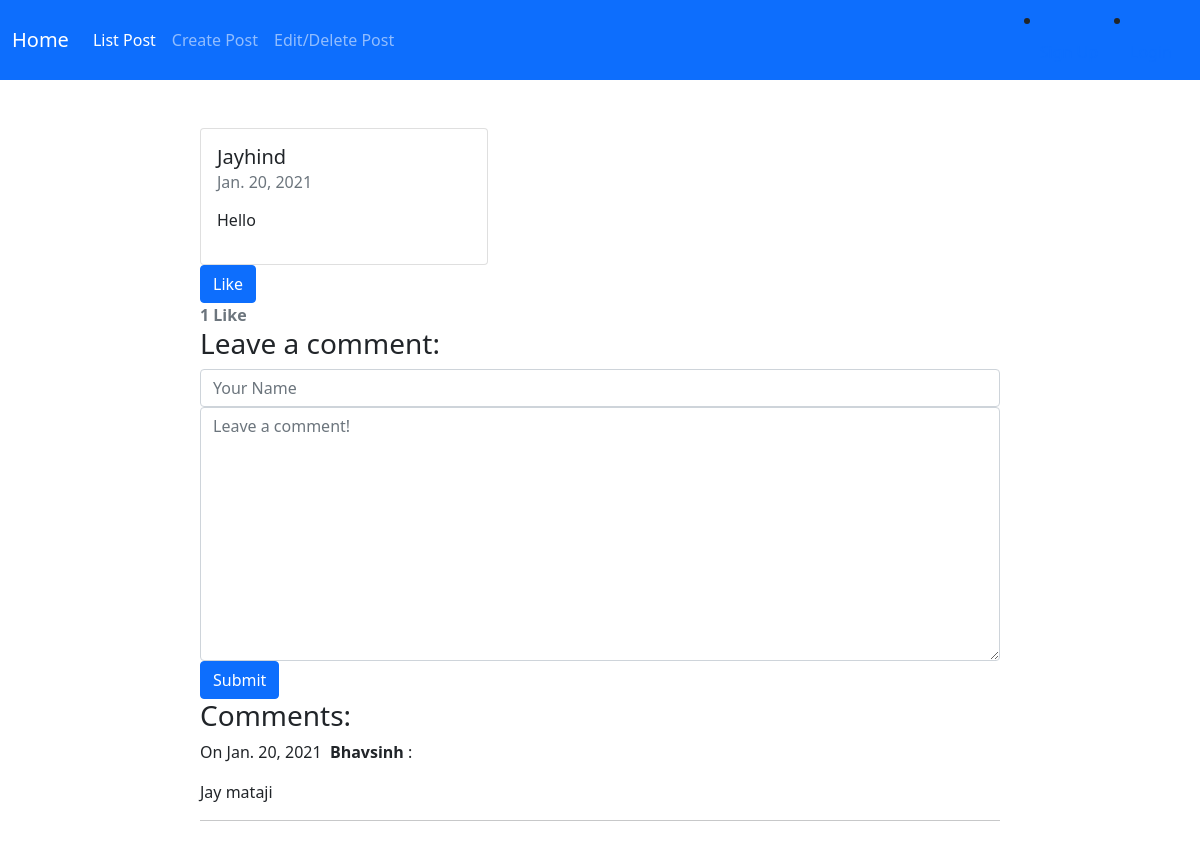
The app's page /4, older data.
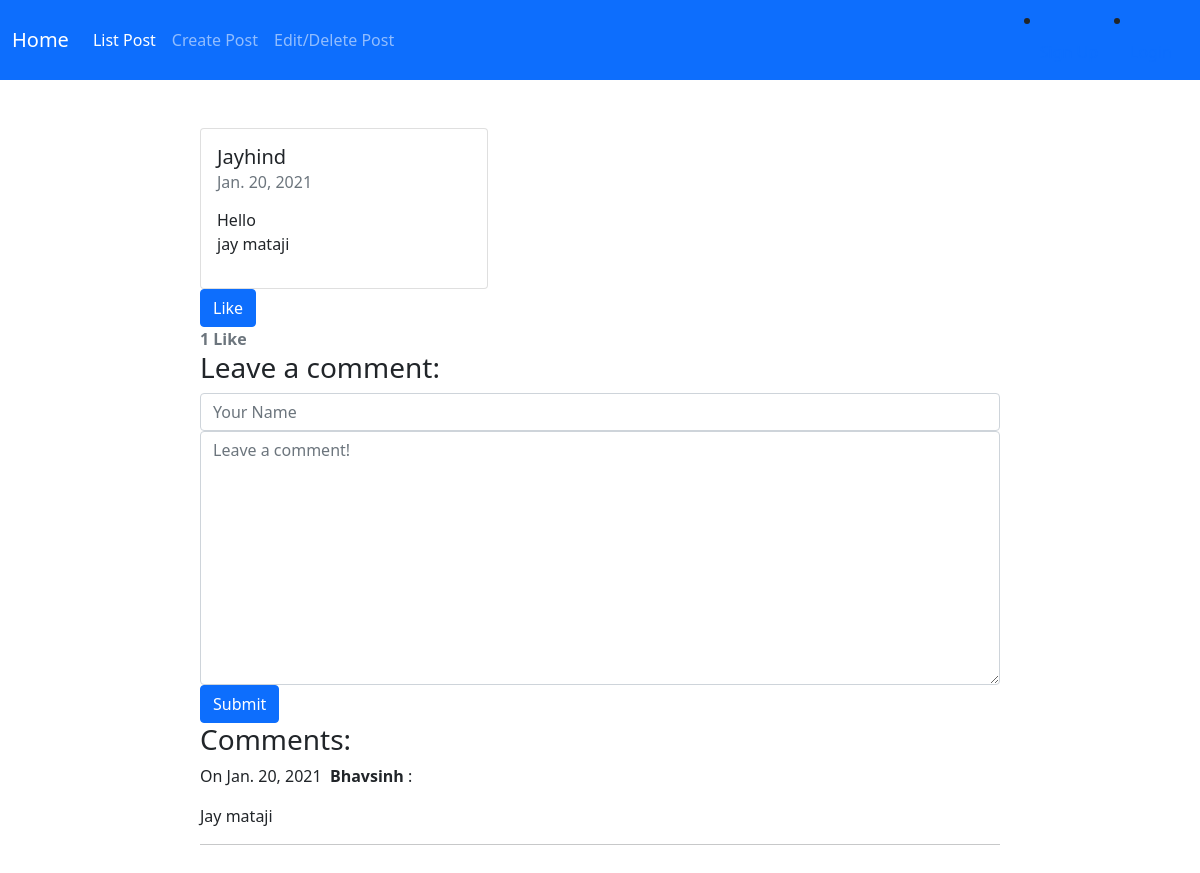
The same page, newer data.
### BlogApp/models.py (models this page shows, shortened)
class Post(models.Model):
    title = models.CharField(max_length=5000)
    content = models.TextField()
    created_on = models.DateTimeField(auto_now_add=True)
    likes = models.ManyToManyField(User, related_name='blogpost_like', blank=True)
    def number_of_likes(self):
        return self.likes.count()

### BlogApp/views.py (the view, shortened to what this page needs)
# urls.py: path("<int:id>", views.blog_detail, name="blog_detail"),
def blog_detail(request, id):
    post = Post.objects.get(pk=id)
    form = CommentForm()
    comments = Comment.objects.filter(post=post)
    likes_connected = get_object_or_404(Post, id=id)
    liked = False
    if likes_connected.likes.filter(id=request.user.id).exists():
        liked = True
    data = {}
    data['number_of_likes'] = likes_connected.number_of_likes()
    data['post_is_liked'] = liked
    context = {
        "post": post,
        "comments": comments,
        "form": form,
        "data": data
    }
    return render(request, "blog_detail.html", context)

### BlogApp/forms.py
class CommentForm(forms.Form):
    author = forms.CharField(max_length=60,
                             widget=forms.TextInput(attrs={"class": "form-control", "placeholder": "Your Name"}))
    content = forms.CharField(widget=forms.Textarea(attrs={"class": "form-control", "placeholder": "Leave a comment!"}))

### BlogApp/templates/blog_detail.html (shortened to what this page needs)
{% extends "base.html" %}
{% block content %}
<div class="main-wrapper   main-post-block">
<section class="cta-section theme-bg-light py-5">
<div class="col-md-8 offset-md-2  blog-list-item">
    <div class="card" style="width: 18rem;">
  <div class="card-body">
    <h5 class="card-title">{{ post.title }}</h5>
    <h6 class="card-subtitle mb-2 text-muted">{{ post.created_on.date }}</h6>
    <p class="card-text">{{ post.content | linebreaks }}</p>
  </div>
</div>
<form action="/blogpost_like/{{post.id}}" method="POST">
    {% if data.post_is_liked %}
    <button type="submit" name="blogpost_id" value="{{post.id}}" class="btn btn-primary">Unlike</button>
    {% else %}
    <button type="submit" name="blogpost_id" value="{{post.id}}" class="btn btn-primary">Like</button>
    {% endif %}
</form>
<strong class="text-secondary">{{ data.number_of_likes }} Like{{ data.number_of_likes|pluralize }}</strong>
    <h3>Leave a comment:</h3>
    <form action="/blog/{{ post.pk }}" method="post">
        <div class="form-group">
            {{ form.author }}
        </div>
        <div class="form-group">
            {{ form.content }}
        </div>
        <button type="submit" class="btn btn-primary">Submit</button>
    </form>
    <h3>Comments:</h3>
    {% for comment in comments %}
    <p>
        On {{comment.created_on.date }}&nbsp;
        <b>{{ comment.author }}</b> :
    </p>
    <p>{{ comment.content }}</p>
    <hr>
    {% endfor %}
</div>
</section>
</div>
{% endblock %}

Row changes from the older to the newer data that the page shows:
changed Post "Jayhind": content "Hello" → "Hello jay mataji"
